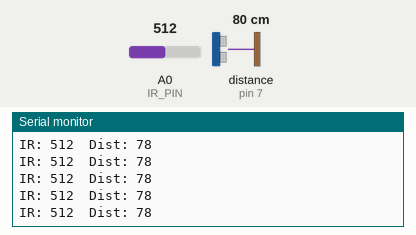
This sketch was run on a simulated Arduino Uno, built with avr-gcc and run on an emulated ATmega328P. Shown: the last lines printed to the serial monitor. Wiring (inferred from the names in the program): ultrasonic range finder: trigger pin 5; echo pin 7. Inputs (shaded band) come from the test bench; at power-on: A0 (IR_PIN) = 512, distance to the obstacle (sensor on pin 7) 80 cm. The echo pulse lasts 58.3 µs per cm.

Above: at 4.2 s.
4.3 s: A0 (IR_PIN) set to 982
At 5.0 s:
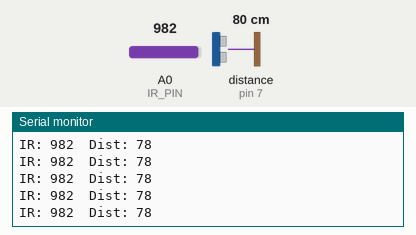
7.3 s: A0 (IR_PIN) set to 1008
At 8.1 s:
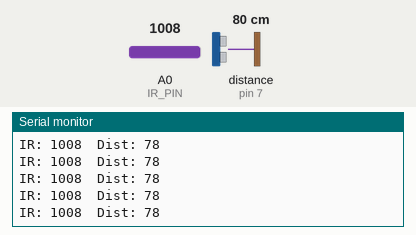
Timing chart, 0 to 10.3 s (numbered marks = the images above; inputs shaded):
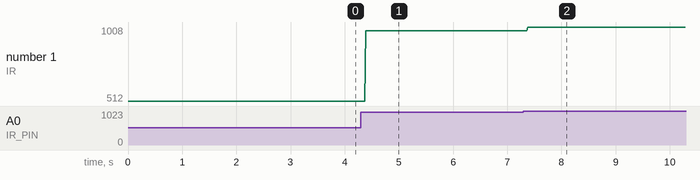

Measured:
- after the input at 4.3 s, the serial monitor: prints a new line after 0.09 s (image 1)
- after the input at 7.3 s, the serial monitor: prints a new line after 0.08 s (image 2)
- plotted number 1: 512 → 982 after the input at 4.3 s, 982 → 1008 after the input at 7.3 s

The sketch:

slaveProove.ino
```cpp
#include "funciones.h"

void setup() {
  initCom();
  initSensors();
}

void loop() {
  printData();
}
```

funciones.cpp
```cpp
#include "funciones.h"

uint16_t ir_value;
int distance_cm;

void initCom(){
  Serial.begin(BR);
  Wire.begin(DIR_S);
  Wire.onRequest(sendData);
}

void initSensors() {
  pinMode(IR_PIN, INPUT);
  pinMode(TRIG_PIN, OUTPUT);
  pinMode(ECHO_PIN, INPUT);
  digitalWrite(TRIG_PIN, LOW);
}

uint16_t readIR() {
  return analogRead(IR_PIN);
}

uint16_t readUSound() {
  digitalWrite(TRIG_PIN, HIGH);
  delayMicroseconds(TP);
  digitalWrite(TRIG_PIN, LOW);
  long duracion = pulseIn(ECHO_PIN, HIGH);
  return duracion / TIME_C;
}

void sendData() {
  char buffer[BUFFER];
  snprintf(buffer, sizeof(buffer), "%u,%d", ir_value, distance_cm);
  Wire.write(buffer, strnlen(buffer, BUFFER));
}

void printData(){
  ir_value = readIR();
  distance_cm = readUSound();
  Serial.print("IR: ");
  Serial.print(ir_value);
  Serial.print("\tDist: ");
  Serial.println(distance_cm);
}
```

funciones.h
```cpp
#ifndef FUNCIONES_H
#define FUNCIONES_H

#include <Arduino.h>
#include <Wire.h>

#define BR    9600
#define IR_PIN  A0
#define TRIG_PIN 5
#define ECHO_PIN 7
#define DIR_S 0x08
#define TIME_C  59
#define TP      10
#define BUFFER  32


void initCom();
void initSensors();

uint16_t  readIR();
uint16_t  readUSound();
void sendData();
void printData();

#endif
```
